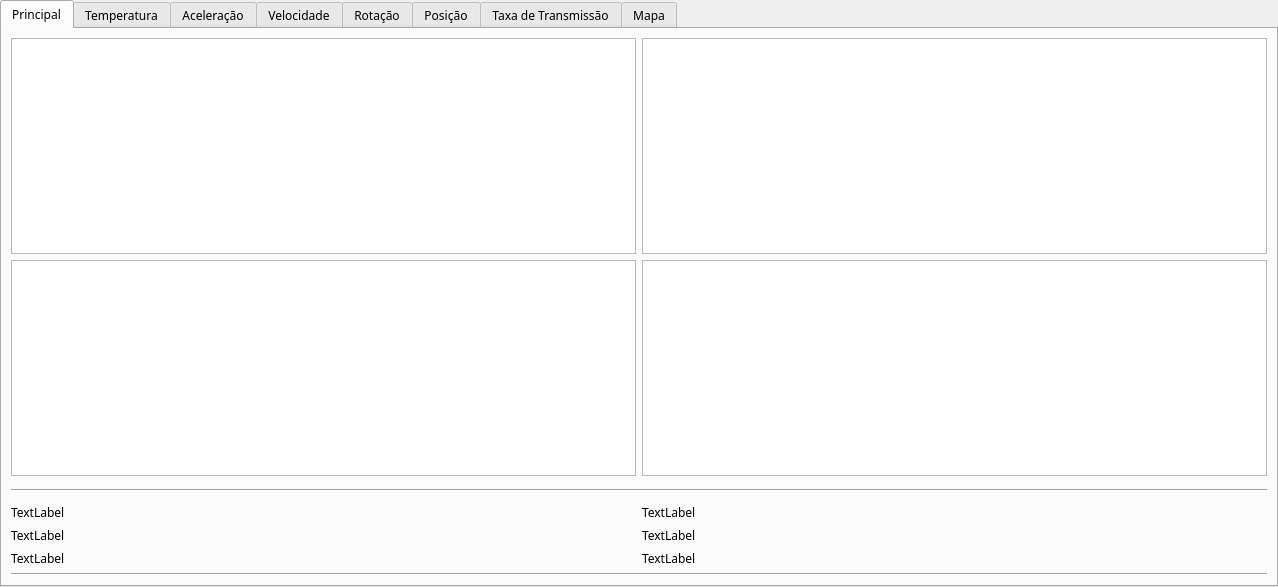
<?xml version="1.0" encoding="UTF-8"?>
<ui version="4.0">
 <class>TabWidget</class>
 <widget class="QTabWidget" name="TabWidget">
  <property name="enabled">
   <bool>true</bool>
  </property>
  <property name="geometry">
   <rect>
    <x>0</x>
    <y>0</y>
    <width>1278</width>
    <height>587</height>
   </rect>
  </property>
  <property name="font">
   <font>
    <family>Vemana2000</family>
   </font>
  </property>
  <property name="windowTitle">
   <string>Interface Gráfica</string>
  </property>
  <property name="windowIcon">
   <iconset theme="ASA">
    <normaloff>asabranca_ico.ico</normaloff>asabranca_ico.ico</iconset>
  </property>
  <property name="toolTip">
   <string>&lt;html&gt;&lt;head/&gt;&lt;body&gt;&lt;p&gt;huhgn&lt;/p&gt;&lt;p&gt;&lt;br/&gt;&lt;/p&gt;&lt;/body&gt;&lt;/html&gt;</string>
  </property>
  <property name="currentIndex">
   <number>0</number>
  </property>
  <property name="usesScrollButtons">
   <bool>false</bool>
  </property>
  <property name="tabBarAutoHide">
   <bool>true</bool>
  </property>
  <widget class="QWidget" name="tab">
   <attribute name="title">
    <string>Principal</string>
   </attribute>
   <layout class="QGridLayout" name="gridLayout">
    <item row="0" column="0">
     <widget class="QGraphicsView" name="graphicsView"/>
    </item>
    <item row="0" column="1">
     <widget class="QGraphicsView" name="graphicsView_9"/>
    </item>
    <item row="1" column="0">
     <widget class="QGraphicsView" name="graphicsView_8"/>
    </item>
    <item row="1" column="1">
     <widget class="QGraphicsView" name="graphicsView_10"/>
    </item>
    <item row="2" column="0" colspan="2">
     <widget class="Line" name="line">
      <property name="minimumSize">
       <size>
        <width>0</width>
        <height>16</height>
       </size>
      </property>
      <property name="orientation">
       <enum>Qt::Horizontal</enum>
      </property>
     </widget>
    </item>
    <item row="3" column="0">
     <widget class="QLabel" name="label">
      <property name="text">
       <string>TextLabel</string>
      </property>
     </widget>
    </item>
    <item row="3" column="1">
     <widget class="QLabel" name="label_2">
      <property name="text">
       <string>TextLabel</string>
      </property>
     </widget>
    </item>
    <item row="4" column="0">
     <widget class="QLabel" name="label_3">
      <property name="text">
       <string>TextLabel</string>
      </property>
     </widget>
    </item>
    <item row="4" column="1">
     <widget class="QLabel" name="label_4">
      <property name="text">
       <string>TextLabel</string>
      </property>
     </widget>
    </item>
    <item row="5" column="0">
     <widget class="QLabel" name="label_5">
      <property name="text">
       <string>TextLabel</string>
      </property>
     </widget>
    </item>
    <item row="5" column="1">
     <widget class="QLabel" name="label_6">
      <property name="text">
       <string>TextLabel</string>
      </property>
     </widget>
    </item>
    <item row="6" column="0" colspan="2">
     <widget class="Line" name="line_2">
      <property name="orientation">
       <enum>Qt::Horizontal</enum>
      </property>
     </widget>
    </item>
   </layout>
  </widget>
  <widget class="QWidget" name="tab">
   <attribute name="title">
    <string>Temperatura</string>
   </attribute>
   <layout class="QGridLayout" name="gridLayout_2">
    <item row="0" column="0">
     <widget class="QGraphicsView" name="graphicsView_2"/>
    </item>
    <item row="1" column="0">
     <widget class="Line" name="line_3">
      <property name="minimumSize">
       <size>
        <width>0</width>
        <height>16</height>
       </size>
      </property>
      <property name="orientation">
       <enum>Qt::Horizontal</enum>
      </property>
     </widget>
    </item>
    <item row="2" column="0">
     <widget class="QLabel" name="label_7">
      <property name="text">
       <string>TextLabel</string>
      </property>
     </widget>
    </item>
   </layout>
  </widget>
  <widget class="QWidget" name="tab_2">
   <attribute name="title">
    <string>Aceleração</string>
   </attribute>
   <layout class="QGridLayout" name="gridLayout_3">
    <item row="0" column="0">
     <widget class="QGraphicsView" name="graphicsView_3"/>
    </item>
    <item row="1" column="0">
     <widget class="Line" name="line_4">
      <property name="minimumSize">
       <size>
        <width>0</width>
        <height>16</height>
       </size>
      </property>
      <property name="orientation">
       <enum>Qt::Horizontal</enum>
      </property>
     </widget>
    </item>
    <item row="2" column="0">
     <widget class="QLabel" name="label_8">
      <property name="text">
       <string>TextLabel</string>
      </property>
     </widget>
    </item>
   </layout>
  </widget>
  <widget class="QWidget" name="tab_3">
   <attribute name="title">
    <string>Velocidade</string>
   </attribute>
   <layout class="QGridLayout" name="gridLayout_4">
    <item row="0" column="0">
     <widget class="QGraphicsView" name="graphicsView_4"/>
    </item>
    <item row="1" column="0">
     <widget class="Line" name="line_5">
      <property name="minimumSize">
       <size>
        <width>0</width>
        <height>16</height>
       </size>
      </property>
      <property name="orientation">
       <enum>Qt::Horizontal</enum>
      </property>
     </widget>
    </item>
    <item row="2" column="0">
     <widget class="QLabel" name="label_9">
      <property name="text">
       <string>TextLabel</string>
      </property>
     </widget>
    </item>
   </layout>
  </widget>
  <widget class="QWidget" name="tab_4">
   <attribute name="title">
    <string>Rotação</string>
   </attribute>
   <layout class="QGridLayout" name="gridLayout_5">
    <item row="0" column="0">
     <widget class="QGraphicsView" name="graphicsView_5"/>
    </item>
    <item row="1" column="0">
     <widget class="Line" name="line_6">
      <property name="minimumSize">
       <size>
        <width>0</width>
        <height>16</height>
       </size>
      </property>
      <property name="orientation">
       <enum>Qt::Horizontal</enum>
      </property>
     </widget>
    </item>
    <item row="2" column="0">
     <widget class="QLabel" name="label_10">
      <property name="text">
       <string>TextLabel</string>
      </property>
     </widget>
    </item>
   </layout>
  </widget>
  <widget class="QWidget" name="tab_5">
   <attribute name="title">
    <string>Posição</string>
   </attribute>
   <layout class="QGridLayout" name="gridLayout_6">
    <item row="0" column="0">
     <widget class="QGraphicsView" name="graphicsView_7"/>
    </item>
    <item row="1" column="0">
     <widget class="Line" name="line_7">
      <property name="minimumSize">
       <size>
        <width>0</width>
        <height>16</height>
       </size>
      </property>
      <property name="orientation">
       <enum>Qt::Horizontal</enum>
      </property>
     </widget>
    </item>
    <item row="2" column="0">
     <widget class="QLabel" name="label_11">
      <property name="text">
       <string>TextLabel</string>
      </property>
     </widget>
    </item>
   </layout>
  </widget>
  <widget class="QWidget" name="tab_6">
   <attribute name="title">
    <string>Taxa de Transmissão</string>
   </attribute>
   <layout class="QGridLayout" name="gridLayout_7">
    <item row="0" column="0">
     <widget class="QGraphicsView" name="graphicsView_6"/>
    </item>
    <item row="1" column="0">
     <widget class="Line" name="line_8">
      <property name="minimumSize">
       <size>
        <width>0</width>
        <height>16</height>
       </size>
      </property>
      <property name="orientation">
       <enum>Qt::Horizontal</enum>
      </property>
     </widget>
    </item>
    <item row="2" column="0">
     <widget class="QLabel" name="label_12">
      <property name="text">
       <string>TextLabel</string>
      </property>
     </widget>
    </item>
   </layout>
  </widget>
  <widget class="QWidget" name="tab_7">
   <attribute name="title">
    <string>Mapa</string>
   </attribute>
   <layout class="QGridLayout" name="gridLayout_8">
    <item row="1" column="0" colspan="2">
     <widget class="Line" name="line_9">
      <property name="minimumSize">
       <size>
        <width>0</width>
        <height>16</height>
       </size>
      </property>
      <property name="orientation">
       <enum>Qt::Horizontal</enum>
      </property>
     </widget>
    </item>
    <item row="2" column="0">
     <widget class="QLabel" name="label_13">
      <property name="text">
       <string>TextLabel</string>
      </property>
     </widget>
    </item>
    <item row="0" column="0">
     <widget class="QGraphicsView" name="graphicsView_11"/>
    </item>
    <item row="3" column="0">
     <widget class="QLabel" name="label_14">
      <property name="text">
       <string>TextLabel</string>
      </property>
     </widget>
    </item>
   </layout>
  </widget>
 </widget>
 <tabstops>
  <tabstop>graphicsView</tabstop>
 </tabstops>
 <resources/>
 <connections/>
</ui>
